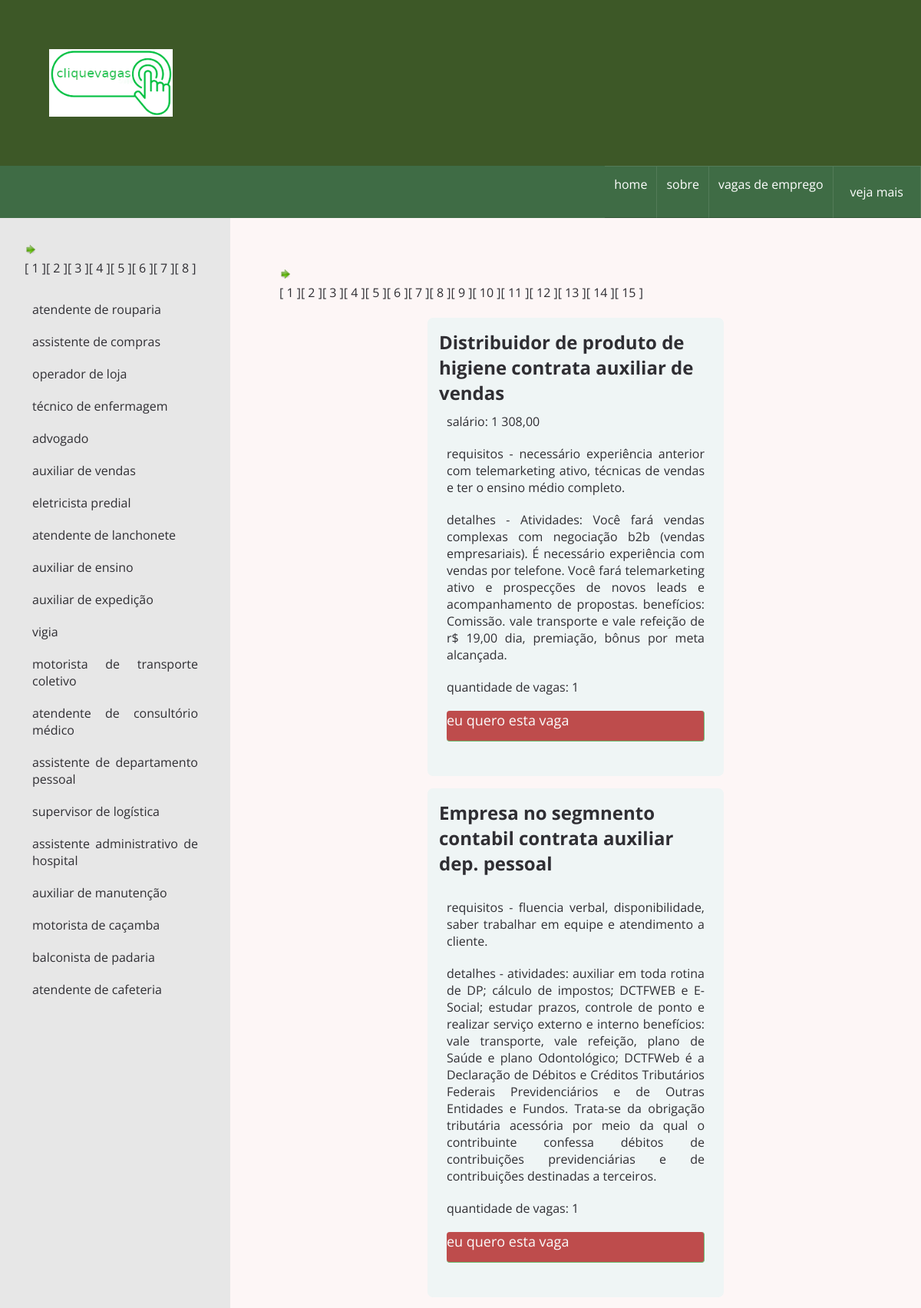
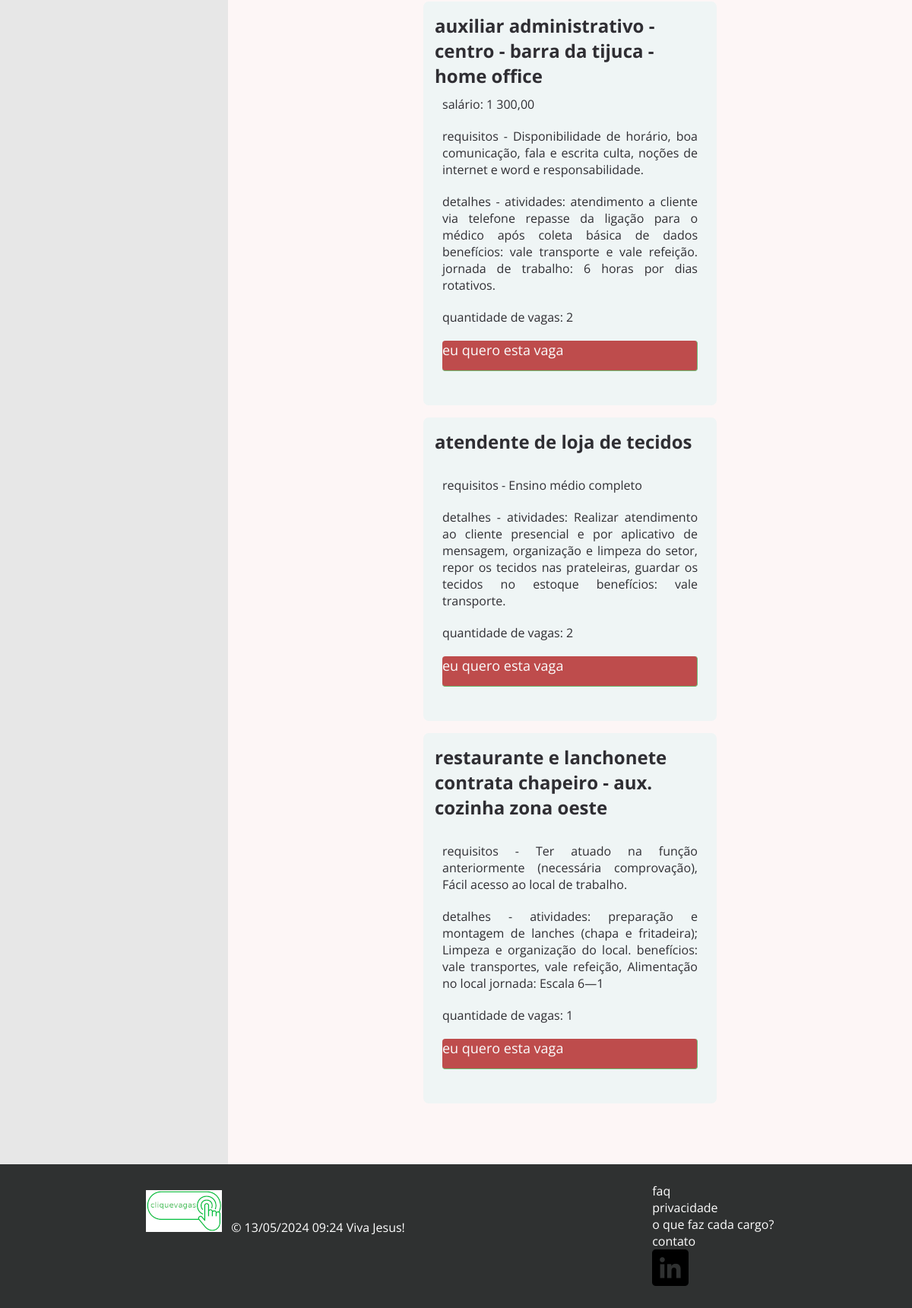
The app's page /paginas/vagas-de-emprego.php with its own data (2 pictures, top to bottom).
### tables this page shows
CREATE TABLE `cargo` (
  `id_cargo` int(11) NOT NULL,
  `cargo` varchar(100) NOT NULL,
  `descricao_cargo` text NOT NULL,
  `salario_inicial` float NOT NULL,
  `salario_medio` float NOT NULL
);

CREATE TABLE `vaga` (
  `codigo` int(11) NOT NULL,
  `titulo` varchar(255) NOT NULL,
  `email_recrutador` varchar(100) NOT NULL,
  `numero_vagas` int(11) DEFAULT NULL,
  `requisito_obrigatorio` mediumtext NOT NULL,
  `requisito_desejavel` mediumtext DEFAULT NULL,
  `inicio_expediente` varchar(20) DEFAULT NULL,
  `fim_expediente` varchar(20) DEFAULT NULL,
  `salario` float DEFAULT NULL,
  `informacoes_adicionais` mediumtext NOT NULL,
  `empresa` varchar(55) DEFAULT NULL,
  `pretensao_salarial` int(11) DEFAULT 0,
  `experiencia` int(11) DEFAULT 0,
  `data_cadastro` timestamp NOT NULL DEFAULT current_timestamp() ON UPDATE current_timestamp(),
  `quantidade_candidatos` int(11) DEFAULT NULL,
  `id_cargo` int(11) DEFAULT NULL,
  `num_contrato` int(11) DEFAULT NULL,
  `codigo_endereco` int(11) DEFAULT NULL,
  `telefone` varchar(15) DEFAULT NULL,
  `celular` varchar(15) DEFAULT NULL
);

### classes/Cargo.class.php (called while the page is built, shortened)
<?php
	class Cargo{
        public function __construct($dados){
			$base = new Conexao("academicosales");
			$conectar = $base->conecta();
			$this->conectar=$conectar;
        }
        public function selecionaCargos(){
			$sql="SELECT * FROM cargo ORDER BY cargo ASC";
			$res=mysqli_query($this->conectar,$sql);
			return $res;
		}
		public function selecionaCargosLimit($inicio,$total_reg){
			$sql="SELECT * FROM cargo LIMIT $inicio,$total_reg";
			$res=mysqli_query($this->conectar,$sql);
			return $res;
		}
    }
?>

### classes/Vaga.class.php (called while the page is built, shortened)
<?php
	class Vaga{
		public function __construct($dados){
			$base = new Conexao("academicosales");
			$conectar = $base->conecta();
			$this->conectar=$conectar;
		}
		public function listaVagas(){
			$sql = "SELECT * FROM vaga";
			$res = mysqli_query($this->conectar,$sql);
			return $res;
		}
		public function selecionaVagasLimit($comeco,$total_vagas){
			$sql = "SELECT * FROM vaga LIMIT $comeco,$total_vagas";
			$res = mysqli_query($this->conectar,$sql);
			return $res;
		}
	}
?>

### paginas/vagas-de-emprego.php (the view, shortened to what this page needs)
<?php require_once "../classes/Vaga.class.php"; ?>
<?php require_once "../classes/Cargo.class.php"; ?>
<!DOCTYPE html>
<html lang="pt-br">
<head>
	<link rel="stylesheet" href="../assets/stylesheet/index.css">
	<link rel="stylesheet" href="../assets/stylesheet/formularios.css">
</head>
<body>
	<header>
		<img src="../assets/images/logo.png"  width="15%" height="15%" alt="logotipo clique vagas">
	</header>
	<nav>
		<ul class="navbar">
			<li><a href="../index.php">home</a></li>
			<li><a href="sobre.php" id="divulgar">sobre</a></li>
			<li><a href="vagas-de-emprego.php">vagas de emprego</a></li>
			<li><p>veja mais</p>
			</li>
		</ul>
	</nav>
	<main id="container">
	<aside>
		<?php
			$total_reg=20;
			if (isset($_GET["pagina"])) {
				$pagina_atual=$_GET["pagina"];
			} else {
				$pagina_atual=1;
			}
			$inicio=$pagina_atual-1;
			$inicio=$inicio*$total_reg;
			$cargo = new Cargo($_POST);
			$executar=$cargo->selecionaCargosLimit($inicio,$total_reg);
			$lista_todos_cargos=mysqli_num_rows($cargo->selecionaCargos());
			$total_paginas=$lista_todos_cargos/$total_reg;
			$proxima_pagina=$pagina_atual+1;
			if ($pagina_atual<$total_paginas) {
				echo "<a href='?pagina=$proxima_pagina'><img src='../assets/images/proximo.png' alt='proximo'></a>";
			}
			echo "<br />";
			for ($indice=0;$indice<$total_paginas;$indice++) {
				echo "<a href='?pagina=".($indice+1)."'>[ ".($indice+1)." ]</a>";
			}
			echo "<br /><br />";
			while($row=mysqli_fetch_array($executar)) {
				$id_cargo=$row['id_cargo'];
				$cargo=$row['cargo'];
			?>
			<p><a href="vagas-mais-acessadas.php?opcao=mostra&id_cargo=<?php echo $id_cargo; ?>"> <?php echo $cargo; ?></a></p>
			<?php
				}
			?>
		</aside>
		<section>
			<article>
           		<?php
				if(isset($_GET["id_cargo"])){
					if($_GET["opcao"]=="exibe"){
						$executar = new Vaga($_GET);
						$processar=$executar->Processar_Metodo();
						while($row=mysqli_fetch_array($processar)) {
							$codigo = $row["codigo"];
							$titulo=$row["titulo"];
							$email_recrutador=$row["email_recrutador"];
							$numero_vagas=$row["numero_vagas"];
							$requisito_obrigatorio=$row["requisito_obrigatorio"];
							$requisito_desejavel=$row["requisito_desejavel"];
							$inicio_expediente=$row["inicio_expediente"];
							$fim_expediente=$row["fim_expediente"];
							$salario=$row["salario"];
							$informacoes_adicionais=$row["informacoes_adicionais"];
							$empresa=$row["empresa"];
							$pretensao_salarial=$row["pretensao_salarial"];
							$experiencia=$row["experiencia"];
							$id_cargo=$row["id_cargo"];
							$num_contrato=$row["num_contrato"];
							$codigo_endereco=$row["codigo_endereco"];
							$telefone=$row["telefone"];
							$celular=$row["celular"];
				?>
					<div class="cards">
						<h2><?php echo $titulo; ?></h2>
						<p><?php if ($pretensao_salarial==0) echo 'salário: '.number_format($salario, 2, ',', ' '); ?></p>
						<p>requisitos - <?php echo $requisito_obrigatorio; ?></p>
						<p>detalhes - <?php echo $informacoes_adicionais; ?></p>
						<p>quantidade de vagas: <?php echo $numero_vagas; ?></p>
						<p class="vaga-mais-buscada"><a href="quero-esta-vaga.php?opcao=exibe&id_cargo=<?php echo $id_cargo; ?>&codigo=<?php echo $codigo; ?>" class="form-contact-button">eu quero esta vaga</a></p>
					</div>
					<?php
							}
						}
				} else {
					$total_vagas=5;
					if (isset($_GET["page"])) {
						$page_atual=$_GET["page"];
					} else {
						$page_atual=1;
					}
					$comeco=$page_atual-1;
					$comeco=$comeco*$total_vagas;
					$vaga = new Vaga($_POST);
					$retorno = $vaga->selecionaVagasLimit($comeco,$total_vagas);
					$lista_todas_vagas=mysqli_num_rows($vaga->listaVagas());
					$qtde_paginas=$lista_todas_vagas/$total_vagas;
					$proxima_page=$page_atual+1;
					if ($page_atual<$qtde_paginas) {
						echo "<a href='?page=$proxima_page'><img src='../assets/images/proximo.png' alt='proximo'></a>";
					}
					echo "<br />";
					for ($indice_page=0;$indice_page<$qtde_paginas;$indice_page++) {
						echo "<a href='?page=".($indice_page+1)."'>[ ".($indice_page+1)." ]</a>";
					}
					echo "<br /><br />";
					while($row=mysqli_fetch_array($retorno)) {
						$codigo = $row["codigo"];
						$titulo=$row["titulo"];
						$numero_vagas=$row["numero_vagas"];
						$requisito_obrigatorio=$row["requisito_obrigatorio"];
						$salario=$row["salario"];
						$informacoes_adicionais=$row["informacoes_adicionais"];
						$pretensao_salarial=$row["pretensao_salarial"];
						$id_cargo=$row["id_cargo"];
						?>
						<div class="cards">
							<h2><?php echo $titulo; ?></h2>
							<p><?php if ($pretensao_salarial==0) echo 'salário: '.number_format($salario, 2, ',', ' '); ?></p>
							<p>requisitos - <?php echo $requisito_obrigatorio; ?></p>
							<p>detalhes - <?php echo $informacoes_adicionais; ?></p>
							<p>quantidade de vagas: <?php echo $numero_vagas; ?></p>
							<p class="vaga-mais-buscada"><a href="quero-esta-vaga.php?opcao=exibe&id_cargo=<?php echo $id_cargo; ?>&codigo=<?php echo $codigo; ?>" class="form-contact-button">eu quero esta vaga</a></p>
						</div>
						<?php
					 }
				}
				?>
            </article>
		</section>
	</main>
	<footer>
	<p><img src="../assets/images/mini-logo.png" alt="logotipo clique vagas">  &nbsp; &copy; <?php echo date("d/m/Y h:i");  ?> Viva Jesus!</p>
		<ul>
			<li><a href="faq.php">faq</a></li>
			<li><a href="privacidade.php">privacidade</a></li>
			<li><a href="descricao-cargo.php">o que faz cada cargo?</a></li>
			<li><a href="contato.php">contato</a></li>
			<li><a href="https://www.linkedin.com/in/flavio-silva-sales" target="_blanck"><img src="../assets/images/in-1.png" alt="linkedin flavio da silva sales"></a></li>
		</ul>
	</footer>
</body>
</html>

### assets/stylesheet/index.css (style rules this page uses)
* { margin: 0; padding: 0; border: 0; box-sizing: border-box; }
html, body { height: 100%; }
body { font-family: 'Open Sans','Roboto', tahoma, verdana, sans-serif; color: #2F2E33; }
a { color: #2F2E33; text-decoration: none; }
p { font-family: 'Open Sans','Roboto', tahoma, verdana, sans-serif; color: #2F2E33; text-align: justify; padding: 10px; }
header { padding: 64px; background-color: #3d5827; display: flex; flex-flow: row wrap; align-items: center; justify-content: space-between; }
aside { width: 100vw; height: auto; padding: 32px; }
section { width: 100vw; height: auto; padding: 32px; background-color: #FDF6F6; }
article { padding: 32px; }
.cards { background-color: #eff5f5; border-radius: 7px; padding: 15px; cursor: pointer; width: 100%; margin-bottom: 16px; }
footer { padding: 24px; color: #ffffff; background-color: #2f3131; display: flex; flex-direction: row; justify-content: space-around; }
footer ul li { list-style: none; }
footer ul li a, footer p { color: #ffffff; }
nav { background-color: #3F6C45; }
.navbar { list-style: none; display: none; }
.navbar li { list-style: none; padding: 12px; text-align: center; border-top: 1px solid rgba(255, 255, 255, 0.1); border-bottom: 1px solid rgba(0, 0, 0, 0.2); }
.navbar a, .navbar li > p { text-decoration: none; color: #ffffff; text-align: center; }
@media (min-width: 768px) { .navbar { display: flex; flex-flow: row wrap; justify-content: end; } }
@media (min-width: 768px) { .navbar li { border-right: 1px solid rgba(255, 255, 255, 0.1); } }
@media (min-width: 768px) { #container { display: flex; } }
@media (min-width: 768px) { section { width: 75vw; flex: 75%; } }
@media (min-width: 768px) { .cards { margin: 0 auto; width: 50%; margin-bottom: 16px; } }
@media (min-width: 768px) { aside { align-items: center; width: 25vw; flex: 25%; background-color: #e7e7e7; } }

### assets/stylesheet/formularios.css (style rules this page uses)
.form-contact-button { width: 100%; font-size: 18px; border-radius: 4px; color: #fff; height: 40px; opacity: .8; margin-bottom: 20px; cursor: pointer; background: #B22222; display: block; border: none; border-bottom: 1px solid #4CAF50; border-right: 1px solid #4CAF59; transition: 1s; }

### records on screen
cargo: cargo "atendente de rouparia"
cargo: cargo "assistente de compras"
cargo: cargo "operador de loja"
cargo: cargo "técnico de enfermagem"
cargo: cargo "advogado"
cargo: cargo "auxiliar de vendas"
cargo: cargo "eletricista predial"
cargo: cargo "atendente de lanchonete"
cargo: cargo "auxiliar de ensino"
cargo: cargo "auxiliar de expedição"
cargo: cargo "vigia"
cargo: cargo "motorista de transporte coletivo"
cargo: cargo "atendente de consultório médico"
cargo: cargo "assistente de departamento pessoal"
cargo: cargo "supervisor de logística"
cargo: cargo "assistente administrativo de hospital"
cargo: cargo "auxiliar de manutenção"
cargo: cargo "motorista de caçamba"
cargo: cargo "balconista de padaria"
cargo: cargo "atendente de cafeteria"
vaga: titulo "Distribuidor de produto de higiene contrata auxiliar de vendas", salario "1 308,00", requisito_obrigatorio "necessário experiência anterior com telemarketing ativo, técnicas de vendas e ter o ensino médio completo.", informacoes_adicionais "Atividades: Você fará vendas complexas com negociação b2b (vendas empresariais). É necessário experiência com vendas por telefone. Você fará telemarketing ativo e prospecções de novos leads e acompanhamento de propostas. benefícios: Comissão. vale transporte e vale refeição de r$ 19,00 dia, premiação, bônus por meta alcançada.", numero_vagas "1"
vaga: titulo "Empresa no segmnento contabil contrata auxiliar dep. pessoal", requisito_obrigatorio "fluencia verbal, disponibilidade, saber trabalhar em equipe e atendimento a cliente.", informacoes_adicionais "atividades: auxiliar em toda rotina de DP; cálculo de impostos; DCTFWEB e E-Social; estudar prazos, controle de ponto e realizar serviço externo e interno benefícios: vale transporte, vale refeição, plano de Saúde e plano Odontológico; DCTFWeb é a Declaração de Débitos e Créditos Tributários Federais Previdenciários e de Outras Entidades e Fundos. Trata-se da obrigação tributária acessória por meio da qual o contribuinte confessa débitos de contribuições previdenciárias e de contribuições destinadas a terceiros.", numero_vagas "1"
vaga: titulo "auxiliar administrativo - centro - barra da tijuca - home office", salario "1 300,00", requisito_obrigatorio "Disponibilidade de horário, boa comunicação, fala e escrita culta, noções de internet e word e responsabilidade.", informacoes_adicionais "atividades: atendimento a cliente via telefone repasse da ligação para o médico após coleta básica de dados benefícios: vale transporte e vale refeição. jornada de trabalho: 6 horas por dias rotativos.", numero_vagas "2"
vaga: titulo "atendente de loja de tecidos", requisito_obrigatorio "Ensino médio completo", informacoes_adicionais "atividades: Realizar atendimento ao cliente presencial e por aplicativo de mensagem, organização e limpeza do setor, repor os tecidos nas prateleiras, guardar os tecidos no estoque benefícios: vale transporte.", numero_vagas "2"
vaga: titulo "restaurante e lanchonete contrata chapeiro - aux. cozinha zona oeste", requisito_obrigatorio "Ter atuado na função anteriormente (necessária comprovação), Fácil acesso ao local de trabalho.", informacoes_adicionais "atividades: preparação e montagem de lanches (chapa e fritadeira); Limpeza e organização do local. benefícios: vale transportes, vale refeição, Alimentação no local jornada: Escala 6—1", numero_vagas "1"
